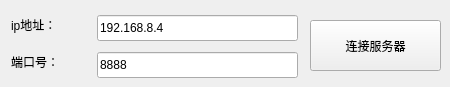
   <widget class="QWidget" name="page_11">
    <widget class="QPushButton" name="connect_pushButton">
     <property name="geometry">
      <rect>
       <x>310</x>
       <y>20</y>
       <width>131</width>
       <height>51</height>
      </rect>
     </property>
     <property name="text">
      <string>连接服务器</string>
     </property>
    </widget>
    <widget class="QLabel" name="label_55">
     <property name="geometry">
      <rect>
       <x>11</x>
       <y>15</y>
       <width>80</width>
       <height>20</height>
      </rect>
     </property>
     <property name="text">
      <string>ip地址：</string>
     </property>
    </widget>
    <widget class="QLineEdit" name="ipEdit">
     <property name="geometry">
      <rect>
       <x>97</x>
       <y>15</y>
       <width>201</width>
       <height>26</height>
      </rect>
     </property>
     <property name="text">
      <string>192.168.8.4</string>
     </property>
    </widget>
    <widget class="QLabel" name="label_56">
     <property name="geometry">
      <rect>
       <x>11</x>
       <y>52</y>
       <width>80</width>
       <height>20</height>
      </rect>
     </property>
     <property name="text">
      <string>端口号：</string>
     </property>
    </widget>
    <widget class="QLineEdit" name="portEdit">
     <property name="geometry">
      <rect>
       <x>97</x>
       <y>52</y>
       <width>201</width>
       <height>26</height>
      </rect>
     </property>
     <property name="text">
      <string>8888</string>
     </property>
    </widget>
   </widget>
